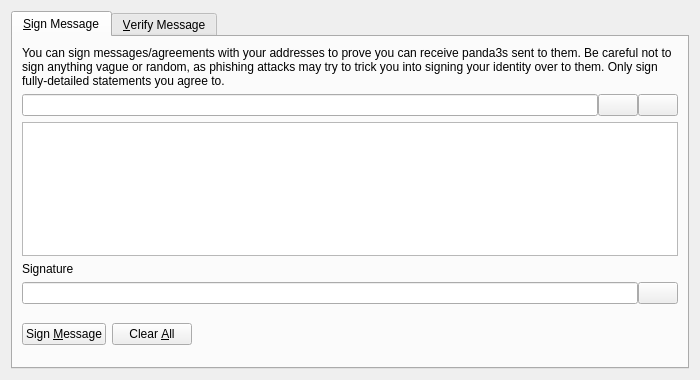
<?xml version="1.0" encoding="UTF-8"?>
<ui version="4.0">
 <class>SignVerifyMessageDialog</class>
 <widget class="QDialog" name="SignVerifyMessageDialog">
  <property name="geometry">
   <rect>
    <x>0</x>
    <y>0</y>
    <width>700</width>
    <height>380</height>
   </rect>
  </property>
  <property name="windowTitle">
   <string>Signatures - Sign / Verify a Message</string>
  </property>
  <property name="modal">
   <bool>true</bool>
  </property>
  <layout class="QVBoxLayout" name="verticalLayout">
   <item>
    <widget class="QTabWidget" name="tabWidget">
     <property name="currentIndex">
      <number>0</number>
     </property>
     <widget class="QWidget" name="tabSignMessage">
      <attribute name="title">
       <string>&amp;Sign Message</string>
      </attribute>
      <layout class="QVBoxLayout" name="verticalLayout_SM">
       <item>
        <widget class="QLabel" name="infoLabel_SM">
         <property name="text">
          <string>You can sign messages/agreements with your addresses to prove you can receive panda3s sent to them. Be careful not to sign anything vague or random, as phishing attacks may try to trick you into signing your identity over to them. Only sign fully-detailed statements you agree to.</string>
         </property>
         <property name="textFormat">
          <enum>Qt::PlainText</enum>
         </property>
         <property name="wordWrap">
          <bool>true</bool>
         </property>
        </widget>
       </item>
       <item>
        <layout class="QHBoxLayout" name="horizontalLayout_1_SM">
         <property name="spacing">
          <number>0</number>
         </property>
         <item>
          <widget class="QValidatedLineEdit" name="addressIn_SM">
           <property name="toolTip">
            <string>The Panda3 address to sign the message with</string>
           </property>
          </widget>
         </item>
         <item>
          <widget class="QPushButton" name="addressBookButton_SM">
           <property name="toolTip">
            <string>Choose previously used address</string>
           </property>
           <property name="text">
            <string/>
           </property>
           <property name="icon">
            <iconset resource="../bitcoin.qrc">
             <normaloff>:/icons/address-book</normaloff>:/icons/address-book</iconset>
           </property>
           <property name="shortcut">
            <string>Alt+A</string>
           </property>
           <property name="autoDefault">
            <bool>false</bool>
           </property>
          </widget>
         </item>
         <item>
          <widget class="QPushButton" name="pasteButton_SM">
           <property name="toolTip">
            <string>Paste address from clipboard</string>
           </property>
           <property name="text">
            <string/>
           </property>
           <property name="icon">
            <iconset resource="../bitcoin.qrc">
             <normaloff>:/icons/editpaste</normaloff>:/icons/editpaste</iconset>
           </property>
           <property name="shortcut">
            <string>Alt+P</string>
           </property>
           <property name="autoDefault">
            <bool>false</bool>
           </property>
          </widget>
         </item>
        </layout>
       </item>
       <item>
        <widget class="QPlainTextEdit" name="messageIn_SM">
         <property name="toolTip">
          <string>Enter the message you want to sign here</string>
         </property>
        </widget>
       </item>
       <item>
        <widget class="QLabel" name="signatureLabel_SM">
         <property name="text">
          <string>Signature</string>
         </property>
         <property name="textFormat">
          <enum>Qt::PlainText</enum>
         </property>
        </widget>
       </item>
       <item>
        <layout class="QHBoxLayout" name="horizontalLayout_2_SM">
         <property name="spacing">
          <number>0</number>
         </property>
         <item>
          <widget class="QLineEdit" name="signatureOut_SM">
           <property name="font">
            <font>
             <italic>true</italic>
            </font>
           </property>
           <property name="readOnly">
            <bool>true</bool>
           </property>
          </widget>
         </item>
         <item>
          <widget class="QPushButton" name="copySignatureButton_SM">
           <property name="toolTip">
            <string>Copy the current signature to the system clipboard</string>
           </property>
           <property name="text">
            <string/>
           </property>
           <property name="icon">
            <iconset resource="../bitcoin.qrc">
             <normaloff>:/icons/editcopy</normaloff>:/icons/editcopy</iconset>
           </property>
           <property name="autoDefault">
            <bool>false</bool>
           </property>
          </widget>
         </item>
        </layout>
       </item>
       <item>
        <layout class="QHBoxLayout" name="horizontalLayout_3_SM">
         <item>
          <widget class="QPushButton" name="signMessageButton_SM">
           <property name="toolTip">
            <string>Sign the message to prove you own this Panda3 address</string>
           </property>
           <property name="text">
            <string>Sign &amp;Message</string>
           </property>
           <property name="icon">
            <iconset resource="../bitcoin.qrc">
             <normaloff>:/icons/edit</normaloff>:/icons/edit</iconset>
           </property>
           <property name="autoDefault">
            <bool>false</bool>
           </property>
          </widget>
         </item>
         <item>
          <widget class="QPushButton" name="clearButton_SM">
           <property name="toolTip">
            <string>Reset all sign message fields</string>
           </property>
           <property name="text">
            <string>Clear &amp;All</string>
           </property>
           <property name="icon">
            <iconset resource="../bitcoin.qrc">
             <normaloff>:/icons/remove</normaloff>:/icons/remove</iconset>
           </property>
           <property name="autoDefault">
            <bool>false</bool>
           </property>
          </widget>
         </item>
         <item>
          <spacer name="horizontalSpacer_1_SM">
           <property name="orientation">
            <enum>Qt::Horizontal</enum>
           </property>
           <property name="sizeHint" stdset="0">
            <size>
             <width>40</width>
             <height>48</height>
            </size>
           </property>
          </spacer>
         </item>
         <item>
          <widget class="QLabel" name="statusLabel_SM">
           <property name="font">
            <font>
             <weight>75</weight>
             <bold>true</bold>
            </font>
           </property>
           <property name="text">
            <string/>
           </property>
           <property name="wordWrap">
            <bool>true</bool>
           </property>
          </widget>
         </item>
         <item>
          <spacer name="horizontalSpacer_2_SM">
           <property name="orientation">
            <enum>Qt::Horizontal</enum>
           </property>
           <property name="sizeHint" stdset="0">
            <size>
             <width>40</width>
             <height>48</height>
            </size>
           </property>
          </spacer>
         </item>
        </layout>
       </item>
      </layout>
     </widget>
     <widget class="QWidget" name="tabVerifyMessage">
      <attribute name="title">
       <string>&amp;Verify Message</string>
      </attribute>
      <layout class="QVBoxLayout" name="verticalLayout_VM">
       <item>
        <widget class="QLabel" name="infoLabel_VM">
         <property name="text">
          <string>Enter the receiver's address, message (ensure you copy line breaks, spaces, tabs, etc. exactly) and signature below to verify the message. Be careful not to read more into the signature than what is in the signed message itself, to avoid being tricked by a man-in-the-middle attack. Note that this only proves the signing party receives with the address, it cannot prove sendership of any transaction!</string>
         </property>
         <property name="textFormat">
          <enum>Qt::PlainText</enum>
         </property>
         <property name="alignment">
          <set>Qt::AlignLeading|Qt::AlignLeft|Qt::AlignTop</set>
         </property>
         <property name="wordWrap">
          <bool>true</bool>
         </property>
        </widget>
       </item>
       <item>
        <layout class="QHBoxLayout" name="horizontalLayout_1_VM">
         <property name="spacing">
          <number>0</number>
         </property>
         <item>
          <widget class="QValidatedLineEdit" name="addressIn_VM">
           <property name="toolTip">
            <string>The Panda3 address the message was signed with</string>
           </property>
          </widget>
         </item>
         <item>
          <widget class="QPushButton" name="addressBookButton_VM">
           <property name="toolTip">
            <string>Choose previously used address</string>
           </property>
           <property name="text">
            <string/>
           </property>
           <property name="icon">
            <iconset resource="../bitcoin.qrc">
             <normaloff>:/icons/address-book</normaloff>:/icons/address-book</iconset>
           </property>
           <property name="shortcut">
            <string>Alt+A</string>
           </property>
           <property name="autoDefault">
            <bool>false</bool>
           </property>
          </widget>
         </item>
        </layout>
       </item>
       <item>
        <widget class="QPlainTextEdit" name="messageIn_VM"/>
       </item>
       <item>
        <widget class="QValidatedLineEdit" name="signatureIn_VM"/>
       </item>
       <item>
        <layout class="QHBoxLayout" name="horizontalLayout_2_VM">
         <item>
          <widget class="QPushButton" name="verifyMessageButton_VM">
           <property name="toolTip">
            <string>Verify the message to ensure it was signed with the specified Panda3 address</string>
           </property>
           <property name="text">
            <string>Verify &amp;Message</string>
           </property>
           <property name="icon">
            <iconset resource="../bitcoin.qrc">
             <normaloff>:/icons/transaction_0</normaloff>:/icons/transaction_0</iconset>
           </property>
           <property name="autoDefault">
            <bool>false</bool>
           </property>
          </widget>
         </item>
         <item>
          <widget class="QPushButton" name="clearButton_VM">
           <property name="toolTip">
            <string>Reset all verify message fields</string>
           </property>
           <property name="text">
            <string>Clear &amp;All</string>
           </property>
           <property name="icon">
            <iconset resource="../bitcoin.qrc">
             <normaloff>:/icons/remove</normaloff>:/icons/remove</iconset>
           </property>
           <property name="autoDefault">
            <bool>false</bool>
           </property>
          </widget>
         </item>
         <item>
          <spacer name="horizontalSpacer_1_VM">
           <property name="orientation">
            <enum>Qt::Horizontal</enum>
           </property>
           <property name="sizeHint" stdset="0">
            <size>
             <width>40</width>
             <height>48</height>
            </size>
           </property>
          </spacer>
         </item>
         <item>
          <widget class="QLabel" name="statusLabel_VM">
           <property name="font">
            <font>
             <weight>75</weight>
             <bold>true</bold>
            </font>
           </property>
           <property name="text">
            <string/>
           </property>
           <property name="wordWrap">
            <bool>true</bool>
           </property>
          </widget>
         </item>
         <item>
          <spacer name="horizontalSpacer_2_VM">
           <property name="orientation">
            <enum>Qt::Horizontal</enum>
           </property>
           <property name="sizeHint" stdset="0">
            <size>
             <width>40</width>
             <height>48</height>
            </size>
           </property>
          </spacer>
         </item>
        </layout>
       </item>
      </layout>
     </widget>
    </widget>
   </item>
  </layout>
 </widget>
 <customwidgets>
  <customwidget>
   <class>QValidatedLineEdit</class>
   <extends>QLineEdit</extends>
   <header>qt/qvalidatedlineedit.h</header>
  </customwidget>
 </customwidgets>
 <resources>
  <include location="../bitcoin.qrc"/>
 </resources>
 <connections/>
</ui>
